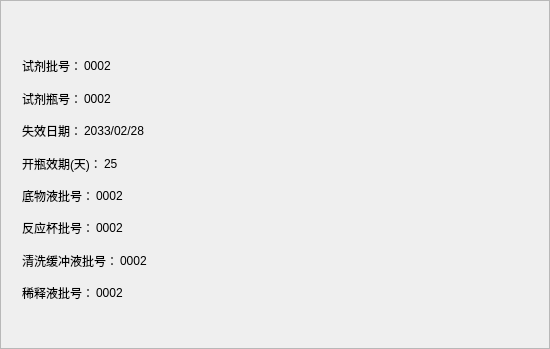
  <widget class="QFrame" name="RgntInfoFrame">
   <property name="geometry">
    <rect>
     <x>643</x>
     <y>100</y>
     <width>550</width>
     <height>349</height>
    </rect>
   </property>
   <property name="minimumSize">
    <size>
     <width>550</width>
     <height>349</height>
    </size>
   </property>
   <property name="maximumSize">
    <size>
     <width>550</width>
     <height>349</height>
    </size>
   </property>
   <property name="styleSheet">
    <string notr="true">QFrame#RgntInfoFrame
{
	border:1px solid #a4a4a4;
}</string>
   </property>
   <property name="frameShape">
    <enum>QFrame::StyledPanel</enum>
   </property>
   <property name="frameShadow">
    <enum>QFrame::Raised</enum>
   </property>
   <layout class="QVBoxLayout" name="verticalLayout">
    <property name="spacing">
     <number>2</number>
    </property>
    <property name="leftMargin">
     <number>21</number>
    </property>
    <property name="topMargin">
     <number>50</number>
    </property>
    <property name="rightMargin">
     <number>0</number>
    </property>
    <property name="bottomMargin">
     <number>40</number>
    </property>
    <item>
     <layout class="QHBoxLayout" name="horizontalLayout_4">
      <item>
       <widget class="QLabel" name="RgntLotNameLab">
        <property name="minimumSize">
         <size>
          <width>0</width>
          <height>30</height>
         </size>
        </property>
        <property name="text">
         <string>试剂批号：</string>
        </property>
       </widget>
      </item>
      <item>
       <widget class="QLabel" name="RgntLotValLab">
        <property name="minimumSize">
         <size>
          <width>0</width>
          <height>30</height>
         </size>
        </property>
        <property name="text">
         <string>0002</string>
        </property>
       </widget>
      </item>
      <item>
       <spacer name="horizontalSpacer_5">
        <property name="orientation">
         <enum>Qt::Horizontal</enum>
        </property>
        <property name="sizeHint" stdset="0">
         <size>
          <width>40</width>
          <height>20</height>
         </size>
        </property>
       </spacer>
      </item>
     </layout>
    </item>
    <item>
     <layout class="QHBoxLayout" name="horizontalLayout_6">
      <item>
       <widget class="QLabel" name="RgntBnNameLab">
        <property name="minimumSize">
         <size>
          <width>0</width>
          <height>30</height>
         </size>
        </property>
        <property name="text">
         <string>试剂瓶号：</string>
        </property>
       </widget>
      </item>
      <item>
       <widget class="QLabel" name="RgntBnValLab">
        <property name="minimumSize">
         <size>
          <width>0</width>
          <height>30</height>
         </size>
        </property>
        <property name="text">
         <string>0002</string>
        </property>
       </widget>
      </item>
      <item>
       <spacer name="horizontalSpacer_6">
        <property name="orientation">
         <enum>Qt::Horizontal</enum>
        </property>
        <property name="sizeHint" stdset="0">
         <size>
          <width>40</width>
          <height>20</height>
         </size>
        </property>
       </spacer>
      </item>
     </layout>
    </item>
    <item>
     <layout class="QHBoxLayout" name="horizontalLayout_8">
      <item>
       <widget class="QLabel" name="RgntExpiredDateNameLab">
        <property name="minimumSize">
         <size>
          <width>0</width>
          <height>30</height>
         </size>
        </property>
        <property name="text">
         <string>失效日期：</string>
        </property>
       </widget>
      </item>
      <item>
       <widget class="QLabel" name="RgntExpiredDateValLab">
        <property name="minimumSize">
         <size>
          <width>0</width>
          <height>30</height>
         </size>
        </property>
        <property name="text">
         <string>2033/02/28</string>
        </property>
       </widget>
      </item>
      <item>
       <spacer name="horizontalSpacer_8">
        <property name="orientation">
         <enum>Qt::Horizontal</enum>
        </property>
        <property name="sizeHint" stdset="0">
         <size>
          <width>40</width>
          <height>20</height>
         </size>
        </property>
       </spacer>
      </item>
     </layout>
    </item>
    <item>
     <layout class="QHBoxLayout" name="horizontalLayout_7">
      <item>
       <widget class="QLabel" name="OpenValidDayNameLab">
        <property name="minimumSize">
         <size>
          <width>0</width>
          <height>30</height>
         </size>
        </property>
        <property name="text">
         <string>开瓶效期(天)：</string>
        </property>
       </widget>
      </item>
      <item>
       <widget class="QLabel" name="OpenValidDayValLab">
        <property name="minimumSize">
         <size>
          <width>0</width>
          <height>30</height>
         </size>
        </property>
        <property name="text">
         <string>25</string>
        </property>
       </widget>
      </item>
      <item>
       <spacer name="horizontalSpacer_7">
        <property name="orientation">
         <enum>Qt::Horizontal</enum>
        </property>
        <property name="sizeHint" stdset="0">
         <size>
          <width>40</width>
          <height>20</height>
         </size>
        </property>
       </spacer>
      </item>
     </layout>
    </item>
    <item>
     <layout class="QHBoxLayout" name="horizontalLayout_9">
      <item>
       <widget class="QLabel" name="BaseLiqLotNameLab">
        <property name="minimumSize">
         <size>
          <width>0</width>
          <height>30</height>
         </size>
        </property>
        <property name="text">
         <string>底物液批号：</string>
        </property>
       </widget>
      </item>
      <item>
       <widget class="QLabel" name="BaseLiqLotValLab">
        <property name="minimumSize">
         <size>
          <width>0</width>
          <height>30</height>
         </size>
        </property>
        <property name="text">
         <string>0002</string>
        </property>
       </widget>
      </item>
      <item>
       <spacer name="horizontalSpacer_9">
        <property name="orientation">
         <enum>Qt::Horizontal</enum>
        </property>
        <property name="sizeHint" stdset="0">
         <size>
          <width>40</width>
          <height>20</height>
         </size>
        </property>
       </spacer>
      </item>
     </layout>
    </item>
    <item>
     <layout class="QHBoxLayout" name="horizontalLayout_10">
      <item>
       <widget class="QLabel" name="ReactionCupLotNameLab">
        <property name="minimumSize">
         <size>
          <width>0</width>
          <height>30</height>
         </size>
        </property>
        <property name="text">
         <string>反应杯批号：</string>
        </property>
       </widget>
      </item>
      <item>
       <widget class="QLabel" name="ReactionCupLotValLab">
        <property name="minimumSize">
         <size>
          <width>0</width>
          <height>30</height>
         </size>
        </property>
        <property name="text">
         <string>0002</string>
        </property>
       </widget>
      </item>
      <item>
       <spacer name="horizontalSpacer_10">
        <property name="orientation">
         <enum>Qt::Horizontal</enum>
        </property>
        <property name="sizeHint" stdset="0">
         <size>
          <width>40</width>
          <height>20</height>
         </size>
        </property>
       </spacer>
      </item>
     </layout>
    </item>
    <item>
     <layout class="QHBoxLayout" name="horizontalLayout_11">
      <item>
       <widget class="QLabel" name="WashBufLotNameLab">
        <property name="minimumSize">
         <size>
          <width>0</width>
          <height>30</height>
         </size>
        </property>
        <property name="text">
         <string>清洗缓冲液批号：</string>
        </property>
       </widget>
      </item>
      <item>
       <widget class="QLabel" name="WashBufLotValLab">
        <property name="minimumSize">
         <size>
          <width>0</width>
          <height>30</height>
         </size>
        </property>
        <property name="text">
         <string>0002</string>
        </property>
       </widget>
      </item>
      <item>
       <spacer name="horizontalSpacer_11">
        <property name="orientation">
         <enum>Qt::Horizontal</enum>
        </property>
        <property name="sizeHint" stdset="0">
         <size>
          <width>40</width>
          <height>20</height>
         </size>
        </property>
       </spacer>
      </item>
     </layout>
    </item>
    <item>
     <layout class="QHBoxLayout" name="horizontalLayout_12">
      <item>
       <widget class="QLabel" name="DiltLotNameLab">
        <property name="minimumSize">
         <size>
          <width>0</width>
          <height>30</height>
         </size>
        </property>
        <property name="text">
         <string>稀释液批号：</string>
        </property>
       </widget>
      </item>
      <item>
       <widget class="QLabel" name="DiltLotValLab">
        <property name="minimumSize">
         <size>
          <width>0</width>
          <height>30</height>
         </size>
        </property>
        <property name="text">
         <string>0002</string>
        </property>
       </widget>
      </item>
      <item>
       <spacer name="horizontalSpacer_12">
        <property name="orientation">
         <enum>Qt::Horizontal</enum>
        </property>
        <property name="sizeHint" stdset="0">
         <size>
          <width>40</width>
          <height>20</height>
         </size>
        </property>
       </spacer>
      </item>
     </layout>
    </item>
   </layout>
  </widget>
